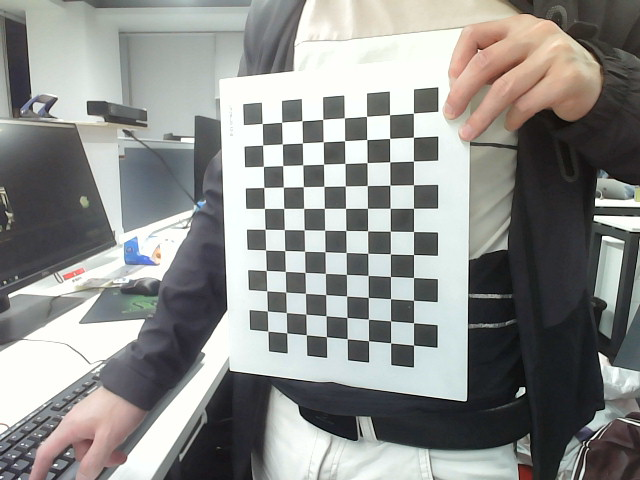
#> input picture tutorial/camera_calibration/data/data0516/left0.png, 640 x 480 px, found by its file name
$ python stereo_depth_v2.py   (older library calls are emulated)
#> lines starting #> are read from the running program, lines starting #| are printed output that depends on the picture
### tutorial/camera_calibration/core/camera_params.py
# -*- coding: utf-8 -*-
"""
# --------------------------------------------------------
# @Project: python-learning-notes
# @Author : panjq
# @E-mail : pan_jinquan@163.com
# @Date   : 2020-04-13 11:47:17
# --------------------------------------------------------
"""
import numpy as np
import cv2
from .calibration_store import load_stereo_coefficients


# [28 lines left out: function get_stereo_coefficients, not called in this run]


# 双目相机参数
class stereoCamera(object):
    def __init__(self, width=640, height=480):
        # 左相机内参
        # self.cam_matrix_left = np.array([[1499.64168081943, 0, 1097.61651199043],
        #                                  [0., 1497.98941910377, 772.371510027325],
        #                                  [0., 0., 1.]])
        self.cam_matrix_left = np.asarray([[4.1929128272967574e+02, 0., 3.2356123553538390e+02],
                                           [0., 4.1931862286777556e+02, 2.1942548262685406e+02],
                                           [0., 0., 1.]])
        # 右相机内参
        # self.cam_matrix_right = np.array([[1494.85561041115, 0, 1067.32184876563],
        #                                   [0., 1491.89013795616, 777.983913223449],
        #                                   [0., 0., 1.]])
        self.cam_matrix_right = np.asarray([[4.1680693687859372e+02, 0., 3.2769747052057716e+02],
                                            [0., 4.1688284886037280e+02, 2.3285709632482832e+02],
                                            [0., 0., 1.]])

        # 左右相机畸变系数:[k1, k2, p1, p2, k3]
        # self.distortion_l = np.array([[-0.110331619900584, 0.0789239541458329, -0.000417147132750895,
        #                                0.00171210128855920, -0.00959533143245654]])
        self.distortion_l = np.asarray([[-2.9558582315073436e-02,
                                         1.5948145293240729e-01,
                                         -7.1046620767870137e-04,
                                         -6.5787270354389317e-04,
                                         -2.7169829618300961e-01]])
        # self.distortion_r = np.array([[-0.106539730103100, 0.0793246026401067, -0.000288067586478778,
        #                                -8.92638488356863e-06, -0.0161669384831612]])
        self.distortion_r = np.asarray([[-2.3391571805264716e-02,
                                         1.3648437316647929e-01,
                                         6.7233698457319337e-05,
                                         5.8610808515832777e-04,
                                         -2.3463198941301094e-01]])

        # 旋转矩阵
        # self.R = np.array([[0.993995723217419, 0.0165647819554691, 0.108157802419652],
        #                    [-0.0157381345263306, 0.999840084288358, -0.00849217121126161],
        #                    [-0.108281177252152, 0.00673897982027135, 0.994097466450785]])

        self.R = np.asarray([[9.9995518261153071e-01, 4.2888473189297411e-04, -9.4577389595457383e-03],
                             [-4.4122271031099070e-04, 9.9999905442083736e-01, -1.3024899043586808e-03],
                             [9.4571713984714298e-03, 1.3066044993798060e-03, 9.9995442630843034e-01]])

        # 平移矩阵
        # self.T = np.array([[-423.716923177417], [2.56178287450396], [21.9734621041330]])
        self.T = np.asarray([[-2.2987774547369614e-02], [3.0563972870288424e-05], [8.9781163185012418e-05]])

        R1, R2, P1, P2, Q, roi1, roi2 = cv2.stereoRectify(self.cam_matrix_left,
                                                          self.distortion_l,
                                                          self.cam_matrix_right,
                                                          self.distortion_r,
                                                          (width, height),
                                                          self.R,
                                                          self.T,
                                                          alpha=0)

        # 焦距
        # self.focal_length = 1602.46406  # 默认值，一般取立体校正后的重投影矩阵Q中的 Q[2,3]
        self.focal_length = Q[2, 3]  # 默认值，一般取立体校正后的重投影矩阵Q中的 Q[2,3]

        # 基线距离
        self.baseline = self.T[0]  # 单位：mm， 为平移向量的第一个参数（取绝对值）

### tutorial/camera_calibration/demo/stereo_depth_v2.py
# -*-coding: utf-8 -*-
"""
    @Project: python-learning-notes
    @File   : __init__.py.py
    @Author : panjq
    @E-mail : pan_jinquan@163.com
    @Date   : 2020-04-10 18:24:06
"""
import sys
import os

sys.path.append("./")
import cv2
import numpy as np
import time
import pcl
import pcl.pcl_visualization
from core import camera_params


# 预处理
def preprocess(img1, img2):
    # 彩色图->灰度图
    im1 = cv2.cvtColor(img1, cv2.COLOR_BGR2GRAY)
    im2 = cv2.cvtColor(img2, cv2.COLOR_BGR2GRAY)

    # 直方图均衡
    im1 = cv2.equalizeHist(im1)
    im2 = cv2.equalizeHist(im2)

    return im1, im2


# 消除畸变
def undistortion(image, camera_matrix, dist_coeff):
    undistortion_image = cv2.undistort(image, camera_matrix, dist_coeff)

    return undistortion_image


# 获取畸变校正和立体校正的映射变换矩阵、重投影矩阵
# @param：config是一个类，存储着双目标定的参数:config = stereoconfig.stereoCamera()
def getRectifyTransform(height, width, config):
    # 读取内参和外参
    left_K = config.cam_matrix_left
    right_K = config.cam_matrix_right
    left_distortion = config.distortion_l
    right_distortion = config.distortion_r
    R = config.R
    T = config.T

    # 计算校正变换
    R1, R2, P1, P2, Q, roi1, roi2 = cv2.stereoRectify(left_K, left_distortion, right_K, right_distortion,
                                                      (width, height), R, T, alpha=0)

    map1x, map1y = cv2.initUndistortRectifyMap(left_K, left_distortion, R1, P1, (width, height), cv2.CV_32FC1)
    map2x, map2y = cv2.initUndistortRectifyMap(right_K, right_distortion, R2, P2, (width, height), cv2.CV_32FC1)

    return map1x, map1y, map2x, map2y, Q


# 畸变校正和立体校正
def rectifyImage(image1, image2, map1x, map1y, map2x, map2y):
    rectifyed_img1 = cv2.remap(image1, map1x, map1y, cv2.INTER_AREA)
    rectifyed_img2 = cv2.remap(image2, map2x, map2y, cv2.INTER_AREA)

    return rectifyed_img1, rectifyed_img2


# 立体校正检验----画线
def draw_line(image1, image2):
    # 建立输出图像
    height = max(image1.shape[0], image2.shape[0])
    width = image1.shape[1] + image2.shape[1]

    output = np.zeros((height, width, 3), dtype=np.uint8)
    output[0:image1.shape[0], 0:image1.shape[1]] = image1
    output[0:image2.shape[0], image1.shape[1]:] = image2

    for k in range(15):
        cv2.line(output, (0, 50 * (k + 1)), (2 * width, 50 * (k + 1)), (0, 255, 0), thickness=2,
                 lineType=cv2.LINE_AA)  # 直线间隔：100

    return output


# 视差计算
def disparity_SGBM(left_image, right_image, down_scale=False):
    # SGBM匹配参数设置
    if left_image.ndim == 2:
        img_channels = 1
    else:
        img_channels = 3
    blockSize = 3
    param = {'minDisparity': 0,
             'numDisparities': 128,
             'blockSize': blockSize,
             'P1': 8 * img_channels * blockSize ** 2,
             'P2': 32 * img_channels * blockSize ** 2,
             'disp12MaxDiff': 1,
             'preFilterCap': 63,
             'uniquenessRatio': 15,
             'speckleWindowSize': 100,
             'speckleRange': 1,
             'mode': cv2.STEREO_SGBM_MODE_SGBM_3WAY
             }

    # 构建SGBM对象
    sgbm = cv2.StereoSGBM_create(**param)

    # 计算视差图
    size = (left_image.shape[1], left_image.shape[0])
    if down_scale == False:
        disparity_left = sgbm.compute(left_image, right_image)
        disparity_right = sgbm.compute(right_image, left_image)
    else:
        left_image_down = cv2.pyrDown(left_image)
        right_image_down = cv2.pyrDown(right_image)
        factor = size[0] / left_image_down.shape[1]
        disparity_left_half = sgbm.compute(left_image_down, right_image_down)
        disparity_right_half = sgbm.compute(right_image_down, left_image_down)
        disparity_left = cv2.resize(disparity_left_half, size, interpolation=cv2.INTER_AREA)
        disparity_right = cv2.resize(disparity_right_half, size, interpolation=cv2.INTER_AREA)
        disparity_left *= factor
        disparity_right *= factor

    return disparity_left, disparity_right


# 将h×w×3数组转换为N×3的数组
def hw3ToN3(points):
    height, width = points.shape[0:2]

    points_1 = points[:, :, 0].reshape(height * width, 1)
    points_2 = points[:, :, 1].reshape(height * width, 1)
    points_3 = points[:, :, 2].reshape(height * width, 1)

    points_ = np.hstack((points_1, points_2, points_3))

    return points_


# 深度、颜色转换为点云
def DepthColor2Cloud(points_3d, colors):
    rows, cols = points_3d.shape[0:2]
    size = rows * cols

    points_ = hw3ToN3(points_3d).astype(np.int16)
    colors_ = hw3ToN3(colors).astype(np.int64)

    # 颜色信息
    blue = colors_[:, 0].reshape(size, 1)
    green = colors_[:, 1].reshape(size, 1)
    red = colors_[:, 2].reshape(size, 1)

    rgb = np.left_shift(blue, 0) + np.left_shift(green, 8) + np.left_shift(red, 16)

    # 将坐标+颜色叠加为点云数组
    pointcloud = np.hstack((points_, rgb)).astype(np.float32)

    # 删掉一些不合适的点
    X = pointcloud[:, 0]
    Y = pointcloud[:, 1]
    Z = pointcloud[:, 2]

    remove_idx1 = np.where(Z <= 0)
    remove_idx2 = np.where(Z > 15000)
    remove_idx3 = np.where(X > 10000)
    remove_idx4 = np.where(X < -10000)
    remove_idx5 = np.where(Y > 10000)
    remove_idx6 = np.where(Y < -10000)
    remove_idx = np.hstack(
        (remove_idx1[0], remove_idx2[0], remove_idx3[0], remove_idx4[0], remove_idx5[0], remove_idx6[0]))

    pointcloud_1 = np.delete(pointcloud, remove_idx, 0)

    return pointcloud_1


# 点云显示
def view_cloud(pointcloud):
    cloud = pcl.PointCloud_PointXYZRGBA()
    cloud.from_array(pointcloud)

    try:
        visual = pcl.pcl_visualization.CloudViewing()
        visual.ShowColorACloud(cloud)
        v = True
        while v:
            v = not (visual.WasStopped())
    except:
        pass


if __name__ == '__main__':
    # 读取MiddleBurry数据集的图片
    iml = cv2.imread('data/data0516/left0.png')  # 左图
#> iml is the input picture: shape (480, 640, 3); mean B, G, R 139.2, 141.6, 140.6
    imr = cv2.imread('data/data0516/right1.png')  # 右图
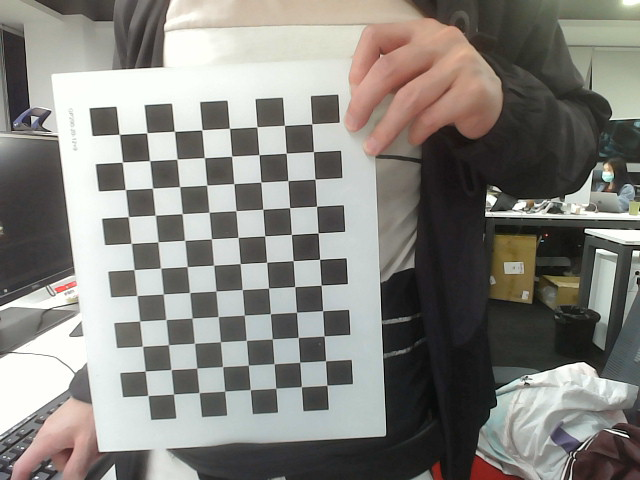
#> input picture tutorial/camera_calibration/data/data0516/right1.png, 640 x 480 px, found by its file name
#> imr is the input picture: shape (480, 640, 3); mean B, G, R 126.2, 131.5, 133.4
    height, width = iml.shape[0:2]
#> height = 480; width = 640

    # 读取相机内参和外参
    config = camera_params.stereoCamera()

    # 立体校正
    map1x, map1y, map2x, map2y, Q = getRectifyTransform(height, width, config)  # 获取用于畸变校正和立体校正的映射矩阵以及用于计算像素空间坐标的重投影矩阵
    iml_rectified, imr_rectified = rectifyImage(iml, imr, map1x, map1y, map2x, map2y)
#> in rectifyImage, `rectifyed_img1 = cv2.remap(image1, map1x, map1y, cv2.INTER_AREA)`:
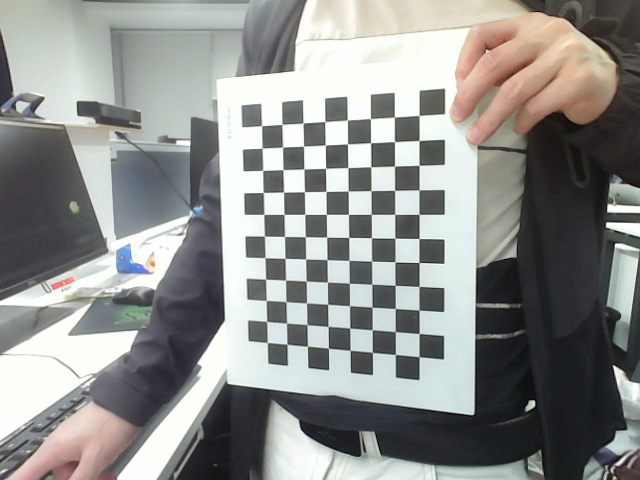
#> rectifyed_img1: shape (480, 640, 3); mean B, G, R 141.2, 143.6, 142.5
#> in rectifyImage, `rectifyed_img2 = cv2.remap(image2, map2x, map2y, cv2.INTER_AREA)`:
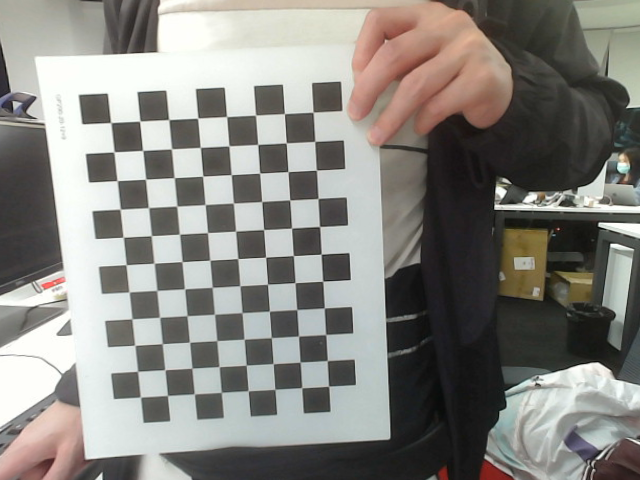
#> rectifyed_img2: shape (480, 640, 3); mean B, G, R 128.6, 133.7, 135.3

    # 绘制等间距平行线，检查立体校正的效果
    line = draw_line(iml_rectified, imr_rectified)
#> in draw_line, `output[0:image1.shape[0], 0:image1.shape[1]] = image1`:
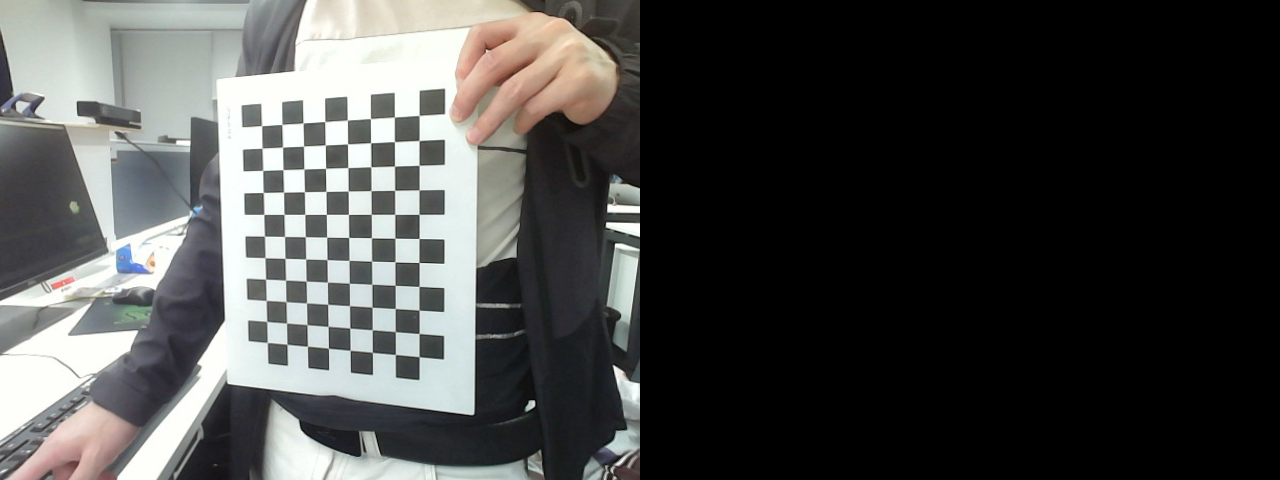
#> output: shape (480, 1280, 3); mean B, G, R 70.6, 71.8, 71.3
#> after the loop in draw_line, `for k in range(15):`:
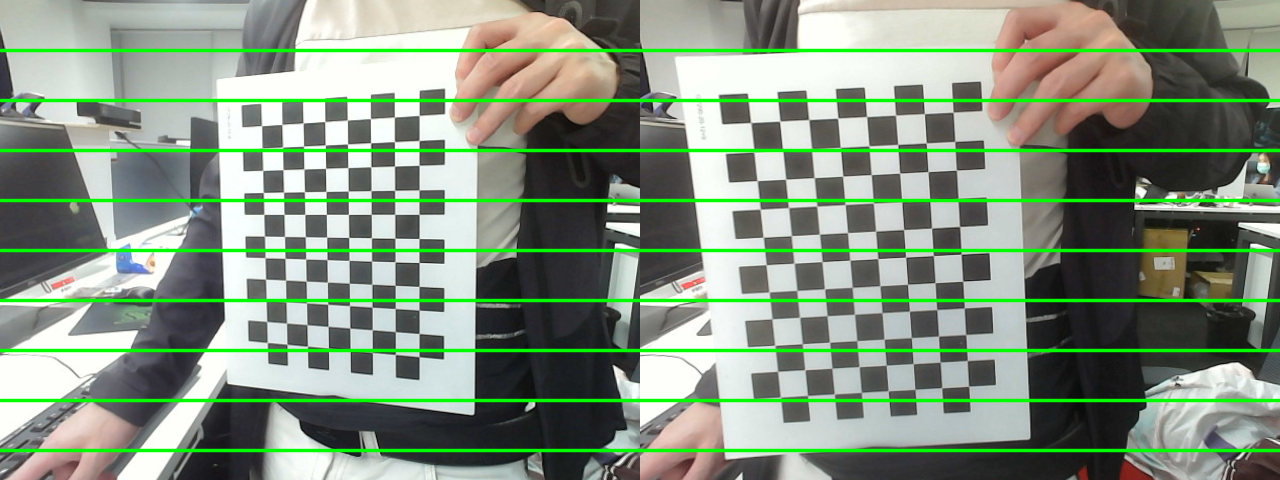
#> output: shape (480, 1280, 3); mean B, G, R 126.4, 146.3, 130.2
    # cv2.imwrite('/data/检验.png', line)

    # 立体匹配
    iml_, imr_ = preprocess(iml, imr)  # 预处理，不做也可以
#> in preprocess, `im1 = cv2.equalizeHist(im1)`:
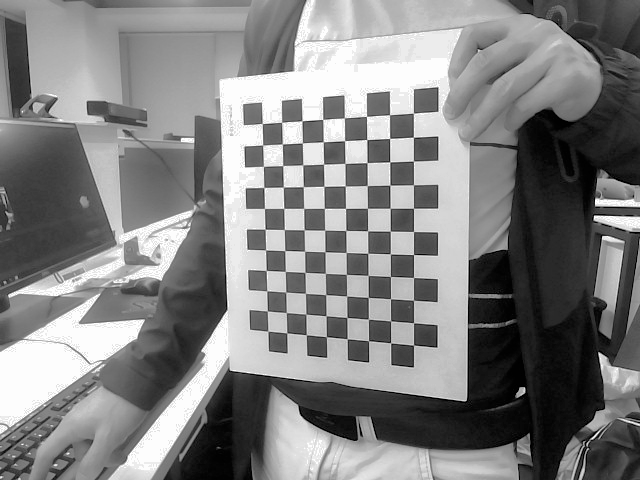
#> im1: shape (480, 640); min 0, max 255, mean 128.7
    disp, _ = disparity_SGBM(iml_, imr_)  # 这里传入的是未经立体校正的图像，因为我们使用的middleburry图片已经是校正过的了
    disp = np.divide(disp.astype(np.float32), 16.)  # 除以16得到真实视差（因为SGBM算法得到的视差是×16的）
    # cv2.imwrite('/data/视差.png', disp)

    # 计算像素点的3D坐标（左相机坐标系下）
    # points_3d = cv2.reprojectImageTo3D(disp, Q)  # 可以使用上文的stereo_config.py给出的参数

    baseline = abs(config.T[0] * 1000)
    # fx = abs(self.config["K1"][0, 0])
    fx = abs(Q[2, 3])
#> fx = 436.4
    points_3d = (fx * baseline) / disp
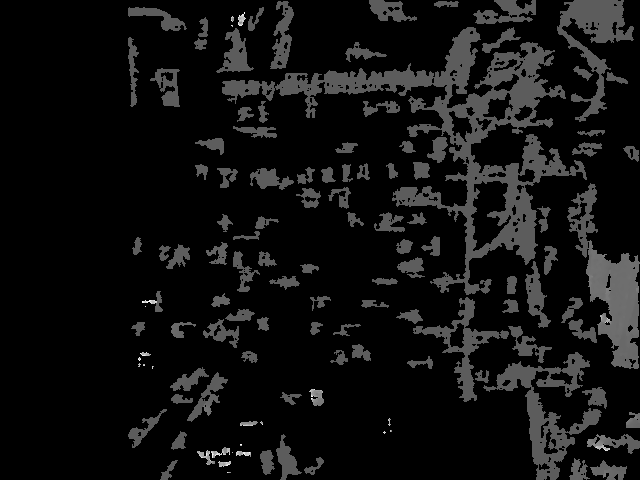
#> points_3d: shape (480, 640) float64; 0.3% of the values are NaN or infinite; the others: min -10031.2, max 17833.3, mean -8136.3; drawn with min black, max white, NaN and infinite black
    dd = np.zeros(shape=(height, width, 3))
    dd[:, :, 0] = points_3d
#> dd: shape (480, 640, 3) float64; 0.1% of the values are NaN or infinite; the others: min -10031.2, max 17833.3, mean -2706.7
    dd[:, :, 1] = points_3d
#> dd: shape (480, 640, 3) float64; 0.2% of the values are NaN or infinite; the others: min -10031.2, max 17833.3, mean -5418.8
    dd[:, :, 2] = points_3d
    points_3d = dd
    # 构建点云--Point_XYZRGBA格式
    pointcloud = DepthColor2Cloud(points_3d, iml)

    # 显示点云
    view_cloud(pointcloud)
#> (the call stopped at in view_cloud, `cloud = pcl.PointCloud_PointXYZRGBA()`: pcl is not available in this run)
